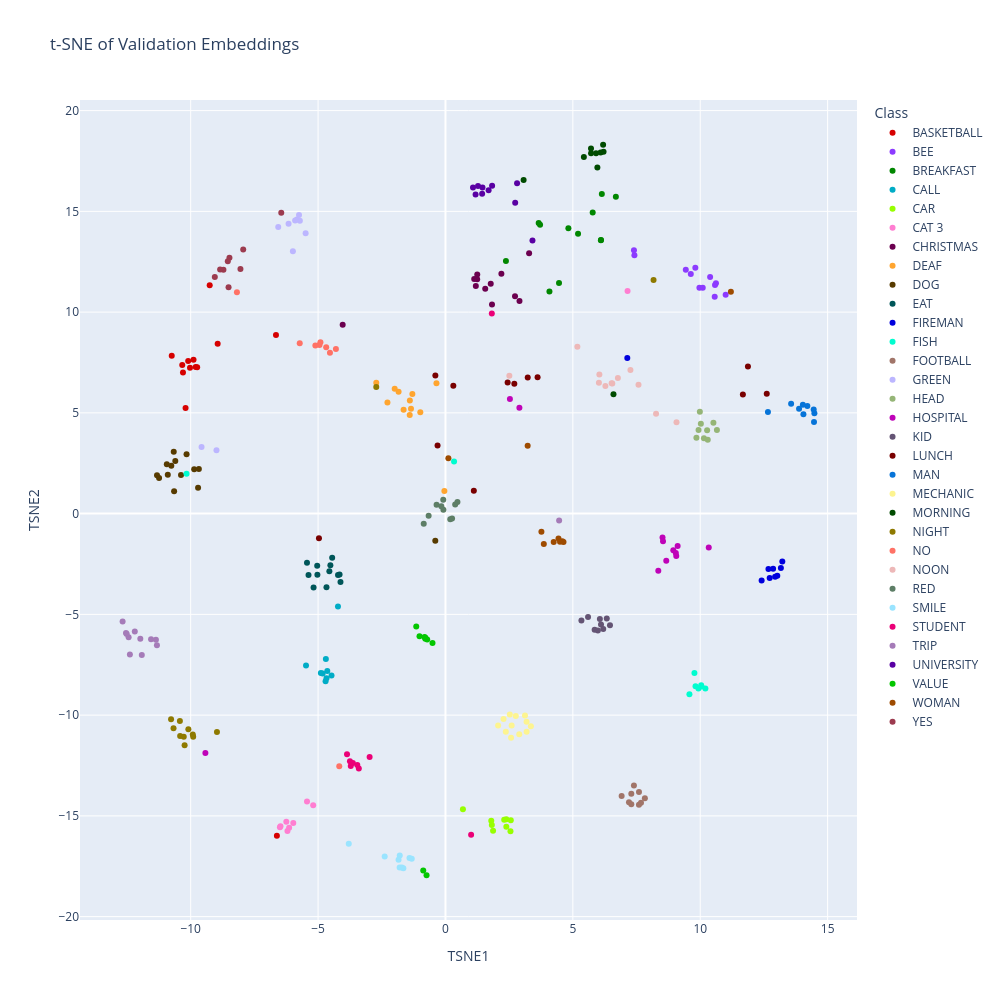

Notebook source saved alongside this figure:
### Code cell
embeddings = val["last_embeddings"]
labels = val["labels"]
id_to_label = val["id_to_label"]

class_names = [id_to_label[label] for label in labels]

tsne = TSNE(
    n_components=2,
    perplexity=30,
    learning_rate="auto",
    init="pca",
    random_state=42
)

embeddings_2d = tsne.fit_transform(embeddings)

df = pd.DataFrame({
    "TSNE1": embeddings_2d[:, 0],
    "TSNE2": embeddings_2d[:, 1],
    "Class": class_names
})

palette_32 = cc.glasbey[:32]

fig = px.scatter(
    df,
    x="TSNE1",
    y="TSNE2",
    color="Class",
    title="t-SNE of Validation Embeddings",
    width=1000,
    height=1000,
    color_discrete_sequence=palette_32
)

fig.show()

### Figure 1 — Plotly figure (JSON) as saved in the notebook; plotly's stock layout.template omitted (floating-point values rounded to 4 significant figures)
{"data": [{"hovertemplate": "Class=BASKETBALL<br>TSNE1=%{x}<br>TSNE2=%{y}<extra></extra>", "legendgroup": "BASKETBALL", "marker": {"color": "#d60000", "symbol": "circle"}, "mode": "markers", "name": "BASKETBALL", "orientation": "v", "showlegend": true, "type": "scatter", "x": [-6.616, -9.254, -6.653, -10.1, -10.33, -10.3, -10.2, -9.803, -9.888, -8.941, -10.74, -10.03, -9.745], "xaxis": "x", "y": [-15.99, 11.33, 8.858, 7.571, 7.373, 7.001, 5.246, 7.282, 7.633, 8.429, 7.834, 7.241, 7.268], "yaxis": "y"}, {"hovertemplate": "Class=BEE<br>TSNE1=%{x}<br>TSNE2=%{y}<extra></extra>", "legendgroup": "BEE", "marker": {"color": "#8c3bff", "symbol": "circle"}, "mode": "markers", "name": "BEE", "orientation": "v", "showlegend": true, "type": "scatter", "x": [9.629, 10.62, 7.416, 10.57, 10.1, 9.968, 10.58, 11.0, 10.39, 7.398, 9.808, 9.433], "xaxis": "x", "y": [11.89, 11.44, 12.83, 10.76, 11.21, 11.21, 11.34, 10.86, 11.75, 13.07, 12.2, 12.11], "yaxis": "y"}, {"hovertemplate": "Class=BREAKFAST<br>TSNE1=%{x}<br>TSNE2=%{y}<extra></extra>", "legendgroup": "BREAKFAST", "marker": {"color": "#018700", "symbol": "circle"}, "mode": "markers", "name": "BREAKFAST", "orientation": "v", "showlegend": true, "type": "scatter", "x": [2.373, 4.825, 4.081, 6.1, 5.204, 6.137, 6.688, 3.658, 4.457, 6.105, 5.778, 3.714], "xaxis": "x", "y": [12.54, 14.16, 11.03, 13.57, 13.89, 15.86, 15.72, 14.42, 11.45, 13.58, 14.95, 14.34], "yaxis": "y"}, {"hovertemplate": "Class=CALL<br>TSNE1=%{x}<br>TSNE2=%{y}<extra></extra>", "legendgroup": "CALL", "marker": {"color": "#00acc6", "symbol": "circle"}, "mode": "markers", "name": "CALL", "orientation": "v", "showlegend": true, "type": "scatter", "x": [-5.473, -4.637, -4.219, -4.82, -4.89, -4.706, -4.695, -4.472, -4.669], "xaxis": "x", "y": [-7.538, -7.816, -4.607, -7.931, -7.914, -8.317, -7.209, -8.031, -8.164], "yaxis": "y"}, {"hovertemplate": "Class=CAR<br>TSNE1=%{x}<br>TSNE2=%{y}<extra></extra>", "legendgroup": "CAR", "marker": {"color": "#97ff00", "symbol": "circle"}, "mode": "markers", "name": "CAR", "orientation": "v", "showlegend": true, "type": "scatter", "x": [1.869, 2.388, 2.552, 1.798, 2.306, 1.82, 2.564, 2.389, 0.6855], "xaxis": "x", "y": [-15.73, -15.17, -15.76, -15.24, -15.19, -15.45, -15.22, -15.54, -14.67], "yaxis": "y"}, {"hovertemplate": "Class=CAT 3<br>TSNE1=%{x}<br>TSNE2=%{y}<extra></extra>", "legendgroup": "CAT 3", "marker": {"color": "#ff7ed1", "symbol": "circle"}, "mode": "markers", "name": "CAT 3", "orientation": "v", "showlegend": true, "type": "scatter", "x": [-5.434, 7.148, -5.191, -6.498, -6.247, -6.136, -6.475, -6.202, -5.973], "xaxis": "x", "y": [-14.28, 11.05, -14.47, -15.56, -15.29, -15.59, -15.52, -15.75, -15.35], "yaxis": "y"}, {"hovertemplate": "Class=CHRISTMAS<br>TSNE1=%{x}<br>TSNE2=%{y}<extra></extra>", "legendgroup": "CHRISTMAS", "marker": {"color": "#6b004f", "symbol": "circle"}, "mode": "markers", "name": "CHRISTMAS", "orientation": "v", "showlegend": true, "type": "scatter", "x": [1.777, 1.128, 2.73, 1.247, 1.561, 2.195, 1.245, 3.283, 2.906, 1.826, 1.192, -4.034], "xaxis": "x", "y": [11.41, 11.64, 10.78, 11.86, 11.16, 11.9, 11.63, 12.92, 10.55, 10.38, 11.3, 9.372], "yaxis": "y"}, {"hovertemplate": "Class=DEAF<br>TSNE1=%{x}<br>TSNE2=%{y}<extra></extra>", "legendgroup": "DEAF", "marker": {"color": "#ffa52f", "symbol": "circle"}, "mode": "markers", "name": "DEAF", "orientation": "v", "showlegend": true, "type": "scatter", "x": [-0.3532, -1.643, -1.84, -2.277, -1.353, -1.403, -0.04225, -0.9874, -1.299, -1.398, -2.716, -1.993], "xaxis": "x", "y": [6.469, 5.16, 6.043, 5.518, 5.203, 4.9, 1.118, 5.033, 5.933, 5.611, 6.5, 6.2], "yaxis": "y"}, {"hovertemplate": "Class=DOG<br>TSNE1=%{x}<br>TSNE2=%{y}<extra></extra>", "legendgroup": "DOG", "marker": {"color": "#573b00", "symbol": "circle"}, "mode": "markers", "name": "DOG", "orientation": "v", "showlegend": true, "type": "scatter", "x": [-10.94, -9.862, -11.32, -10.16, -11.24, -10.66, -10.38, -0.3993, -10.65, -10.9, -10.6, -9.678, -9.709, -10.76], "xaxis": "x", "y": [2.447, 2.201, 1.909, 2.941, 1.768, 3.073, 1.916, -1.345, 1.108, 1.932, 2.614, 2.212, 1.279, 2.38], "yaxis": "y"}, {"hovertemplate": "Class=EAT<br>TSNE1=%{x}<br>TSNE2=%{y}<extra></extra>", "legendgroup": "EAT", "marker": {"color": "#005659", "symbol": "circle"}, "mode": "markers", "name": "EAT", "orientation": "v", "showlegend": true, "type": "scatter", "x": [-5.435, -4.517, -5.375, -4.67, -5.034, -4.157, -4.556, -4.217, -5.026, -4.12, -5.176, -4.446], "xaxis": "x", "y": [-2.442, -2.563, -3.047, -3.651, -2.583, -3.021, -2.856, -3.045, -3.039, -3.396, -3.667, -2.193], "yaxis": "y"}, {"hovertemplate": "Class=FIREMAN<br>TSNE1=%{x}<br>TSNE2=%{y}<extra></extra>", "legendgroup": "FIREMAN", "marker": {"color": "#0000dd", "symbol": "circle"}, "mode": "markers", "name": "FIREMAN", "orientation": "v", "showlegend": true, "type": "scatter", "x": [13.22, 12.73, 12.41, 13.16, 12.86, 12.94, 13.02, 7.137, 12.68], "xaxis": "x", "y": [-2.373, -3.197, -3.321, -2.698, -2.739, -3.133, -3.077, 7.729, -2.754], "yaxis": "y"}, {"hovertemplate": "Class=FISH<br>TSNE1=%{x}<br>TSNE2=%{y}<extra></extra>", "legendgroup": "FISH", "marker": {"color": "#00fdcf", "symbol": "circle"}, "mode": "markers", "name": "FISH", "orientation": "v", "showlegend": true, "type": "scatter", "x": [9.772, -10.16, 9.815, 10.2, 9.93, 10.04, 10.04, 9.575, 0.3377], "xaxis": "x", "y": [-7.907, 1.984, -8.569, -8.678, -8.682, -8.511, -8.576, -8.966, 2.59], "yaxis": "y"}, {"hovertemplate": "Class=FOOTBALL<br>TSNE1=%{x}<br>TSNE2=%{y}<extra></extra>", "legendgroup": "FOOTBALL", "marker": {"color": "#a17569", "symbol": "circle"}, "mode": "markers", "name": "FOOTBALL", "orientation": "v", "showlegend": true, "type": "scatter", "x": [7.203, 7.827, 7.595, 7.595, 7.397, 7.295, 7.674, 6.915, 7.294], "xaxis": "x", "y": [-14.33, -14.13, -14.45, -13.81, -13.49, -13.91, -14.35, -14.01, -14.43], "yaxis": "y"}, {"hovertemplate": "Class=GREEN<br>TSNE1=%{x}<br>TSNE2=%{y}<extra></extra>", "legendgroup": "GREEN", "marker": {"color": "#bcb6ff", "symbol": "circle"}, "mode": "markers", "name": "GREEN", "orientation": "v", "showlegend": true, "type": "scatter", "x": [-5.83, -5.715, -6.158, -5.988, -5.488, -5.9, -8.988, -9.574, -5.748, -6.563], "xaxis": "x", "y": [14.6, 14.53, 14.39, 13.02, 13.91, 14.55, 3.144, 3.307, 14.82, 14.22], "yaxis": "y"}, {"hovertemplate": "Class=HEAD<br>TSNE1=%{x}<br>TSNE2=%{y}<extra></extra>", "legendgroup": "HEAD", "marker": {"color": "#95b577", "symbol": "circle"}, "mode": "markers", "name": "HEAD", "orientation": "v", "showlegend": true, "type": "scatter", "x": [9.985, 9.933, 10.65, 10.27, 10.15, 9.849, 10.29, 10.02, 10.52], "xaxis": "x", "y": [5.051, 4.152, 4.15, 4.133, 3.745, 3.765, 3.662, 4.455, 4.504], "yaxis": "y"}, {"hovertemplate": "Class=HOSPITAL<br>TSNE1=%{x}<br>TSNE2=%{y}<extra></extra>", "legendgroup": "HOSPITAL", "marker": {"color": "#bf03b8", "symbol": "circle"}, "mode": "markers", "name": "HOSPITAL", "orientation": "v", "showlegend": true, "type": "scatter", "x": [8.943, 8.354, 9.041, 9.113, 8.519, 2.53, 9.059, 2.902, 8.666, 8.538, 10.33, -9.422], "xaxis": "x", "y": [-1.824, -2.83, -1.952, -1.606, -1.184, 5.689, -2.107, 5.253, -2.335, -1.374, -1.677, -11.88], "yaxis": "y"}, {"hovertemplate": "Class=KID<br>TSNE1=%{x}<br>TSNE2=%{y}<extra></extra>", "legendgroup": "KID", "marker": {"color": "#645474", "symbol": "circle"}, "mode": "markers", "name": "KID", "orientation": "v", "showlegend": true, "type": "scatter", "x": [6.332, 6.105, 5.855, 5.982, 6.193, 5.597, 6.06, 6.457, 5.336], "xaxis": "x", "y": [-5.206, -5.507, -5.762, -5.803, -5.729, -5.127, -5.233, -5.541, -5.304], "yaxis": "y"}, {"hovertemplate": "Class=LUNCH<br>TSNE1=%{x}<br>TSNE2=%{y}<extra></extra>", "legendgroup": "LUNCH", "marker": {"color": "#790000", "symbol": "circle"}, "mode": "markers", "name": "LUNCH", "orientation": "v", "showlegend": true, "type": "scatter", "x": [11.67, 2.703, 1.114, -0.3968, 12.61, 0.3095, 2.441, -4.965, 3.229, 3.616, -0.3103, 11.87], "xaxis": "x", "y": [5.912, 6.441, 1.129, 6.858, 5.946, 6.34, 6.504, -1.219, 6.753, 6.766, 3.375, 7.304], "yaxis": "y"}, {"hovertemplate": "Class=MAN<br>TSNE1=%{x}<br>TSNE2=%{y}<extra></extra>", "legendgroup": "MAN", "marker": {"color": "#0774d8", "symbol": "circle"}, "mode": "markers", "name": "MAN", "orientation": "v", "showlegend": true, "type": "scatter", "x": [12.66, 14.05, 13.57, 14.2, 14.45, 14.47, 14.03, 13.88, 14.48], "xaxis": "x", "y": [5.049, 4.929, 5.45, 5.336, 5.172, 4.552, 5.406, 5.208, 4.981], "yaxis": "y"}, {"hovertemplate": "Class=MECHANIC<br>TSNE1=%{x}<br>TSNE2=%{y}<extra></extra>", "legendgroup": "MECHANIC", "marker": {"color": "#fdf490", "symbol": "circle"}, "mode": "markers", "name": "MECHANIC", "orientation": "v", "showlegend": true, "type": "scatter", "x": [3.185, 3.183, 2.896, 2.066, 2.575, 3.122, 2.598, 3.354, 2.28, 2.526, 2.368, 2.762], "xaxis": "x", "y": [-10.83, -10.33, -10.95, -10.51, -11.13, -10.02, -10.52, -10.56, -10.19, -9.967, -10.83, -10.04], "yaxis": "y"}, {"hovertemplate": "Class=MORNING<br>TSNE1=%{x}<br>TSNE2=%{y}<extra></extra>", "legendgroup": "MORNING", "marker": {"color": "#004b00", "symbol": "circle"}, "mode": "markers", "name": "MORNING", "orientation": "v", "showlegend": true, "type": "scatter", "x": [5.712, 6.205, 5.911, 3.067, 5.432, 6.594, 6.187, 5.715, 6.091, 5.963], "xaxis": "x", "y": [18.12, 17.96, 17.88, 16.56, 17.7, 5.92, 18.31, 17.89, 17.92, 17.17], "yaxis": "y"}, {"hovertemplate": "Class=NIGHT<br>TSNE1=%{x}<br>TSNE2=%{y}<extra></extra>", "legendgroup": "NIGHT", "marker": {"color": "#8e7900", "symbol": "circle"}, "mode": "markers", "name": "NIGHT", "orientation": "v", "showlegend": true, "type": "scatter", "x": [-10.27, -10.09, -10.24, -8.968, -10.67, -10.77, 8.167, -2.716, -10.41, -9.901, -10.42, -9.917], "xaxis": "x", "y": [-11.07, -10.7, -11.49, -10.84, -10.65, -10.21, 11.59, 6.285, -11.03, -11.07, -10.29, -10.97], "yaxis": "y"}, {"hovertemplate": "Class=NO<br>TSNE1=%{x}<br>TSNE2=%{y}<extra></extra>", "legendgroup": "NO", "marker": {"color": "#ff7266", "symbol": "circle"}, "mode": "markers", "name": "NO", "orientation": "v", "showlegend": true, "type": "scatter", "x": [-4.908, -4.3, -4.168, -5.72, -4.682, -4.943, -4.533, -5.106, -8.185], "xaxis": "x", "y": [8.507, 8.167, -12.54, 8.46, 8.259, 8.362, 7.987, 8.343, 10.99], "yaxis": "y"}, {"hovertemplate": "Class=NOON<br>TSNE1=%{x}<br>TSNE2=%{y}<extra></extra>", "legendgroup": "NOON", "marker": {"color": "#edb8b8", "symbol": "circle"}, "mode": "markers", "name": "NOON", "orientation": "v", "showlegend": true, "type": "scatter", "x": [2.508, 9.068, 6.023, 6.548, 5.178, 7.577, 8.265, 6.768, 6.041, 6.523, 6.277, 7.26], "xaxis": "x", "y": [6.839, 4.537, 6.491, 6.459, 8.286, 6.399, 4.953, 6.735, 6.908, 6.469, 6.338, 7.125], "yaxis": "y"}, {"hovertemplate": "Class=RED<br>TSNE1=%{x}<br>TSNE2=%{y}<extra></extra>", "legendgroup": "RED", "marker": {"color": "#5d7e66", "symbol": "circle"}, "mode": "markers", "name": "RED", "orientation": "v", "showlegend": true, "type": "scatter", "x": [-0.08684, -0.08094, -0.6601, 0.1894, 0.2599, -0.3487, -0.853, 0.4704, -0.1634, 0.3821], "xaxis": "x", "y": [0.6877, 0.1861, -0.1095, -0.2815, -0.24, 0.4414, -0.5048, 0.5775, 0.3671, 0.4544], "yaxis": "y"}, {"hovertemplate": "Class=SMILE<br>TSNE1=%{x}<br>TSNE2=%{y}<extra></extra>", "legendgroup": "SMILE", "marker": {"color": "#9ae4ff", "symbol": "circle"}, "mode": "markers", "name": "SMILE", "orientation": "v", "showlegend": true, "type": "scatter", "x": [-2.385, -1.798, -1.794, -1.653, -1.71, -1.841, -1.412, -3.794, -1.323], "xaxis": "x", "y": [-17.02, -17.56, -16.97, -17.6, -17.56, -17.18, -17.09, -16.38, -17.13], "yaxis": "y"}, {"hovertemplate": "Class=STUDENT<br>TSNE1=%{x}<br>TSNE2=%{y}<extra></extra>", "legendgroup": "STUDENT", "marker": {"color": "#eb0077", "symbol": "circle"}, "mode": "markers", "name": "STUDENT", "orientation": "v", "showlegend": true, "type": "scatter", "x": [-3.749, -3.4, -3.461, -3.864, -3.716, -3.636, 1.82, 1.007, -2.977], "xaxis": "x", "y": [-12.28, -12.65, -12.47, -11.94, -12.53, -12.38, 9.926, -15.93, -12.08], "yaxis": "y"}, {"hovertemplate": "Class=TRIP<br>TSNE1=%{x}<br>TSNE2=%{y}<extra></extra>", "legendgroup": "TRIP", "marker": {"color": "#a57bb8", "symbol": "circle"}, "mode": "markers", "name": "TRIP", "orientation": "v", "showlegend": true, "type": "scatter", "x": [-12.54, -12.19, -12.44, -11.55, -11.36, -11.98, 4.46, -12.51, -12.39, -11.32, -12.67, -11.92], "xaxis": "x", "y": [-5.921, -5.855, -6.129, -6.239, -6.257, -6.204, -0.3397, -5.978, -6.987, -6.537, -5.358, -7.012], "yaxis": "y"}, {"hovertemplate": "Class=UNIVERSITY<br>TSNE1=%{x}<br>TSNE2=%{y}<extra></extra>", "legendgroup": "UNIVERSITY", "marker": {"color": "#5900a3", "symbol": "circle"}, "mode": "markers", "name": "UNIVERSITY", "orientation": "v", "showlegend": true, "type": "scatter", "x": [1.44, 3.415, 1.081, 2.811, 1.693, 1.83, 1.183, 1.278, 2.737, 1.453], "xaxis": "x", "y": [15.88, 13.56, 16.19, 16.4, 16.05, 16.27, 15.84, 16.26, 15.43, 16.19], "yaxis": "y"}, {"hovertemplate": "Class=VALUE<br>TSNE1=%{x}<br>TSNE2=%{y}<extra></extra>", "legendgroup": "VALUE", "marker": {"color": "#03c600", "symbol": "circle"}, "mode": "markers", "name": "VALUE", "orientation": "v", "showlegend": true, "type": "scatter", "x": [-0.7164, -0.5088, -1.146, -0.7425, -1.019, -0.8722, -0.7918, -0.7885, -0.8196], "xaxis": "x", "y": [-6.244, -6.42, -5.606, -17.95, -6.083, -17.71, -6.209, -6.164, -6.127], "yaxis": "y"}, {"hovertemplate": "Class=WOMAN<br>TSNE1=%{x}<br>TSNE2=%{y}<extra></extra>", "legendgroup": "WOMAN", "marker": {"color": "#9e4b00", "symbol": "circle"}, "mode": "markers", "name": "WOMAN", "orientation": "v", "showlegend": true, "type": "scatter", "x": [11.2, 4.633, 3.226, 3.766, 3.861, 0.115, 4.436, 4.586, 4.249, 4.497], "xaxis": "x", "y": [11.02, -1.411, 3.372, -0.8961, -1.512, 2.75, -1.23, -1.368, -1.406, -1.396], "yaxis": "y"}, {"hovertemplate": "Class=YES<br>TSNE1=%{x}<br>TSNE2=%{y}<extra></extra>", "legendgroup": "YES", "marker": {"color": "#9c3b4f", "symbol": "circle"}, "mode": "markers", "name": "YES", "orientation": "v", "showlegend": true, "type": "scatter", "x": [-8.715, -8.478, -8.514, -8.543, -9.052, -6.445, -8.047, -7.938, -8.845], "xaxis": "x", "y": [12.11, 12.7, 11.24, 12.53, 11.74, 14.93, 12.14, 13.11, 12.11], "yaxis": "y"}], "layout": {"height": 1000, "legend": {"title": {"text": "Class"}, "tracegroupgap": 0}, "title": {"text": "t-SNE of Validation Embeddings"}, "width": 1000, "xaxis": {"anchor": "y", "domain": [0, 1], "title": {"text": "TSNE1"}}, "yaxis": {"anchor": "x", "domain": [0, 1], "title": {"text": "TSNE2"}}}}
